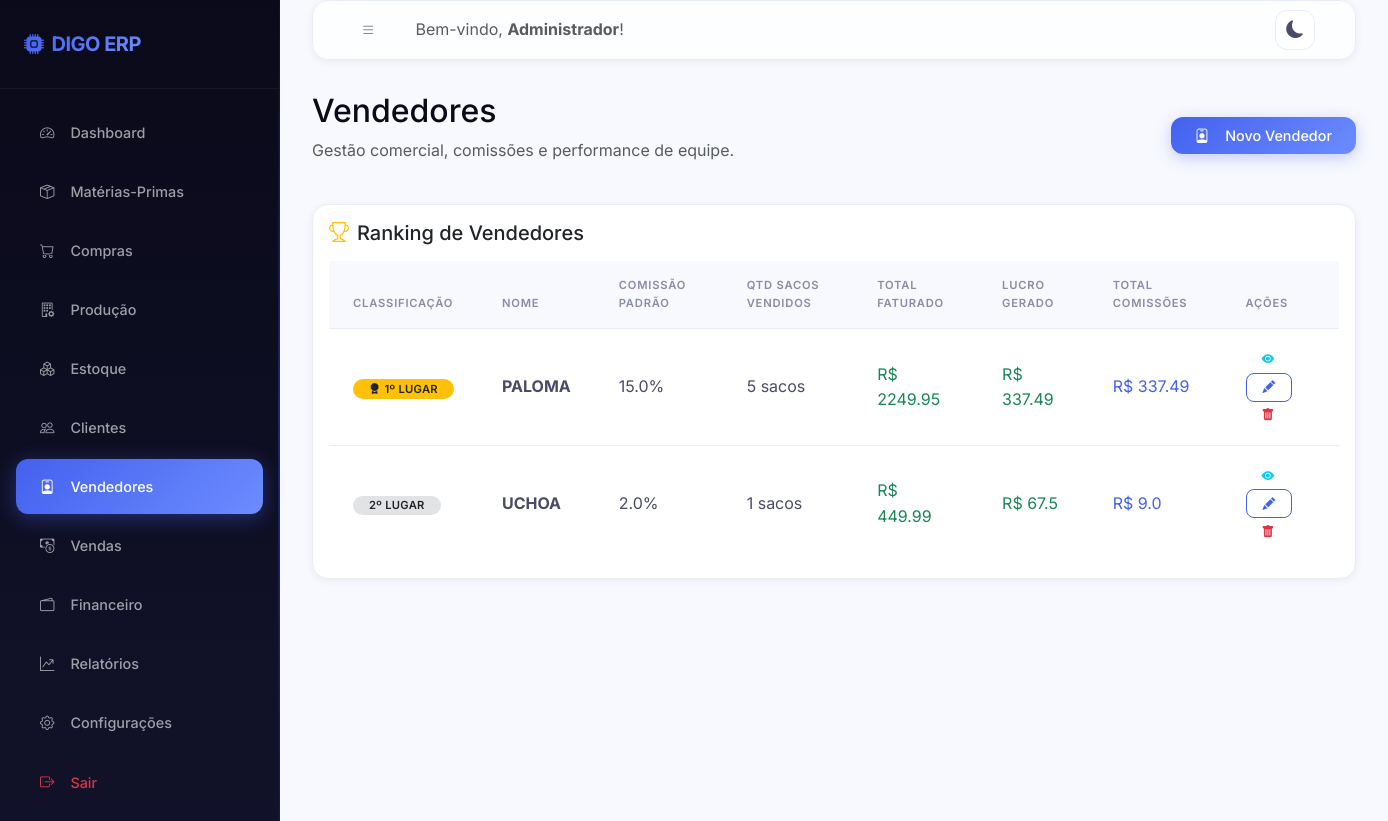
The app's page /vendedores/ (signed in), older data.
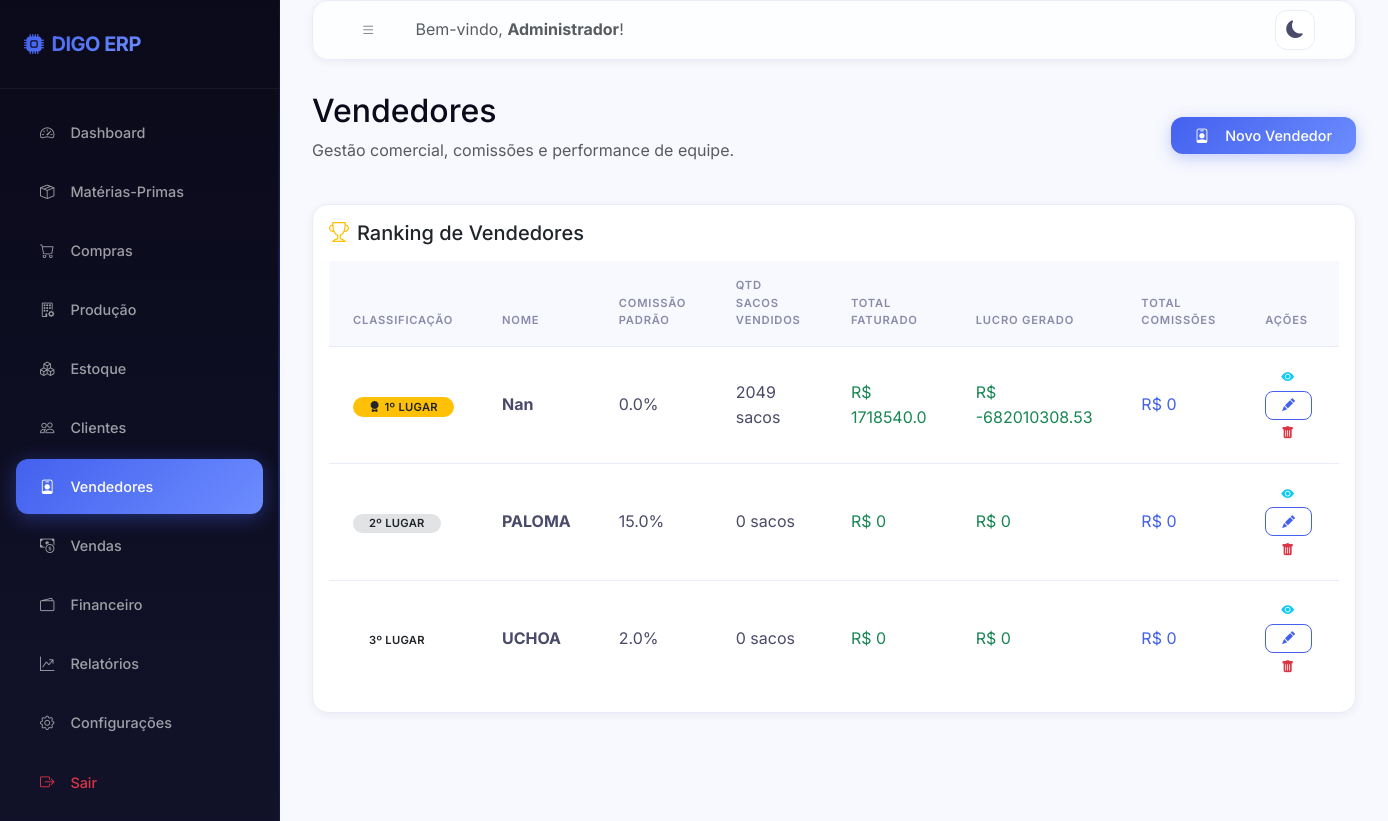
The same page, newer data.
### models/vendedor.py (models this page shows, shortened)
class Vendedor(db.Model):
    __tablename__ = 'vendedores'
    id = db.Column(db.Integer, primary_key=True)
    nome = db.Column(db.String(150), nullable=False)
    telefone = db.Column(db.String(20))
    email = db.Column(db.String(150))
    cidade = db.Column(db.String(100))
    estado = db.Column(db.String(2))
    comissao_pct = db.Column(db.Float, default=0.0)  # % de comissão sobre venda
    ativo = db.Column(db.Boolean, default=True)
    criado_em = db.Column(db.DateTime, default=datetime.utcnow)
    vendas = db.relationship('Venda', backref='vendedor', lazy='dynamic')
    @property
    def total_vendido(self):
        return sum(v.valor_liquido for v in self.vendas if v.valor_liquido)
    @property
    def total_comissao(self):
        return sum(v.comissao for v in self.vendas if v.comissao)
    @property
    def quantidade_sacos(self):
        return sum(v.quantidade_sacos for v in self.vendas)
    @property
    def lucro_gerado(self):
        return sum(v.lucro for v in self.vendas if v.lucro)

### models/venda.py (models this page shows, shortened)
class Venda(db.Model):
    __tablename__ = 'vendas'
    id = db.Column(db.Integer, primary_key=True)
    data = db.Column(db.Date, nullable=False)
    cliente_id = db.Column(db.Integer, db.ForeignKey('clientes.id'), nullable=False)
    vendedor_id = db.Column(db.Integer, db.ForeignKey('vendedores.id'), nullable=True)
    quantidade_sacos = db.Column(db.Integer, nullable=False)
    preco_unitario = db.Column(db.Float, nullable=False)
    desconto = db.Column(db.Float, default=0.0)       # valor do desconto
    frete = db.Column(db.Float, default=0.0)
    tipo_frete = db.Column(db.String(10), default='FOB')  # CIF | FOB
    forma_pagamento = db.Column(db.String(50))         # A VISTA | CHEQUE | PRAZO
    prazo_dias = db.Column(db.Integer, default=0)
    valor_bruto = db.Column(db.Float, default=0.0)    # qtd * preco_unitario
    valor_liquido = db.Column(db.Float, default=0.0)  # bruto - desconto + frete(CIF)
    custo_total = db.Column(db.Float, default=0.0)    # custo produto * qtd
    lucro = db.Column(db.Float, default=0.0)           # liquido - custo
    margem = db.Column(db.Float, default=0.0)          # lucro/liquido * 100
    comissao = db.Column(db.Float, default=0.0)        # % do vendedor sobre valor_liquido
    status_pagamento = db.Column(db.String(20), default='pendente')  # pendente|parcial|pago
    valor_pago = db.Column(db.Float, default=0.0)
    observacoes = db.Column(db.Text)
    criado_por = db.Column(db.Integer, db.ForeignKey('usuarios.id'))
    criado_em = db.Column(db.DateTime, default=datetime.utcnow)
    conta_receber = db.relationship('ContaReceber', backref='venda', uselist=False)

### routes/vendedores.py (the view)
@vendedores_bp.route('/')
@login_required
def index():
    vendedores = Vendedor.query.filter_by(ativo=True).order_by(Vendedor.nome).all()
    return render_template('vendedores/index.html', vendedores=vendedores)

### models/usuario.py (called while the page is built)
    @property
    def is_admin(self):
        return self.perfil == 'admin'

### templates/vendedores/index.html (shortened to what this page needs)
{% extends 'base.html' %}
{% block content %}
<div class="row mb-4 align-items-center">
    <div class="col-sm-6">
        <h2 class="font-weight-bold">Vendedores</h2>
        <p class="text-muted">Gestão comercial, comissões e performance de equipe.</p>
    </div>
    <div class="col-sm-6 text-sm-end">
        <a href="{{ url_for('vendedores.novo') }}" class="btn btn-primary"><i class="bi bi-person-badge me-2"></i>Novo Vendedor</a>
    </div>
</div>
<div class="card p-3 mb-4">
    <h5 class="font-weight-bold mb-3"><i class="bi bi-trophy me-2 text-warning"></i>Ranking de Vendedores</h5>
    <div class="table-responsive">
        <table class="table table-hover">
            <thead>
                <tr>
                    <th>Classificação</th>
                    <th>Nome</th>
                    <th>Comissão Padrão</th>
                    <th>Qtd Sacos Vendidos</th>
                    <th>Total Faturado</th>
                    <th>Lucro Gerado</th>
                    <th>Total Comissões</th>
                    <th>Ações</th>
                </tr>
            </thead>
            <tbody>
                {% for v in vendedores %}
                <tr>
                    <td>
                        {% if loop.index == 1 %}
                        <span class="badge bg-warning text-dark"><i class="bi bi-award-fill me-1"></i>1º lugar</span>
                        {% elif loop.index == 2 %}
                        <span class="badge bg-secondary-subtle text-dark">2º lugar</span>
                        {% elif loop.index == 3 %}
                        <span class="badge bg-bronze-subtle text-dark">3º lugar</span>
                        {% else %}
                        <span class="text-muted">{{ loop.index }}º</span>
                        {% endif %}
                    </td>
                    <td><strong>{{ v.nome }}</strong></td>
                    <td>{{ v.comissao_pct }}%</td>
                    <td>{{ v.quantidade_sacos }} sacos</td>
                    <td class="text-success font-weight-bold">R$ {{ v.total_vendido|round(2) }}</td>
                    <td class="text-success">R$ {{ v.lucro_gerado|round(2) }}</td>
                    <td class="text-primary font-weight-bold">R$ {{ v.total_comissao|round(2) }}</td>
                    <td>
                        <a href="{{ url_for('vendedores.detalhe', id=v.id) }}" class="btn btn-sm btn-outline-info" title="Detalhes"><i class="bi bi-eye-fill"></i></a>
                        <a href="{{ url_for('vendedores.editar', id=v.id) }}" class="btn btn-sm btn-outline-primary" title="Editar"><i class="bi bi-pencil-fill"></i></a>
                        <form action="{{ url_for('vendedores.excluir', id=v.id) }}" method="POST" class="d-inline" onsubmit="return confirm('Deseja arquivar este vendedor?')">
                            <button type="submit" class="btn btn-sm btn-outline-danger" title="Arquivar"><i class="bi bi-trash-fill"></i></button>
                        </form>
                    </td>
                </tr>
                {% else %}
                <tr>
                    <td colspan="8" class="text-center text-muted">Nenhum vendedor cadastrado.</td>
                </tr>
                {% endfor %}
            </tbody>
        </table>
    </div>
</div>
{% endblock %}

Row changes from the older to the newer data that the page shows:
added Vendedor: shows "1º LUGAR", nome "Nan", comissao_pct "0.0", quantidade_sacos "2049", total_vendido "1718540.0", lucro_gerado "-682010308.53", total_comissao "0"
computed for Vendedor "PALOMA": quantidade_sacos "5" → "0"; total_vendido "2249.95" → "0"; lucro_gerado "337.49" → "0"; total_comissao "337.49" → "0"; text "1º LUGAR" → "2º LUGAR"
computed for Vendedor "UCHOA": quantidade_sacos "1" → "0"; total_vendido "449.99" → "0"; lucro_gerado "67.5" → "0"; total_comissao "9.0" → "0"; text "2º LUGAR" → "3º LUGAR"
